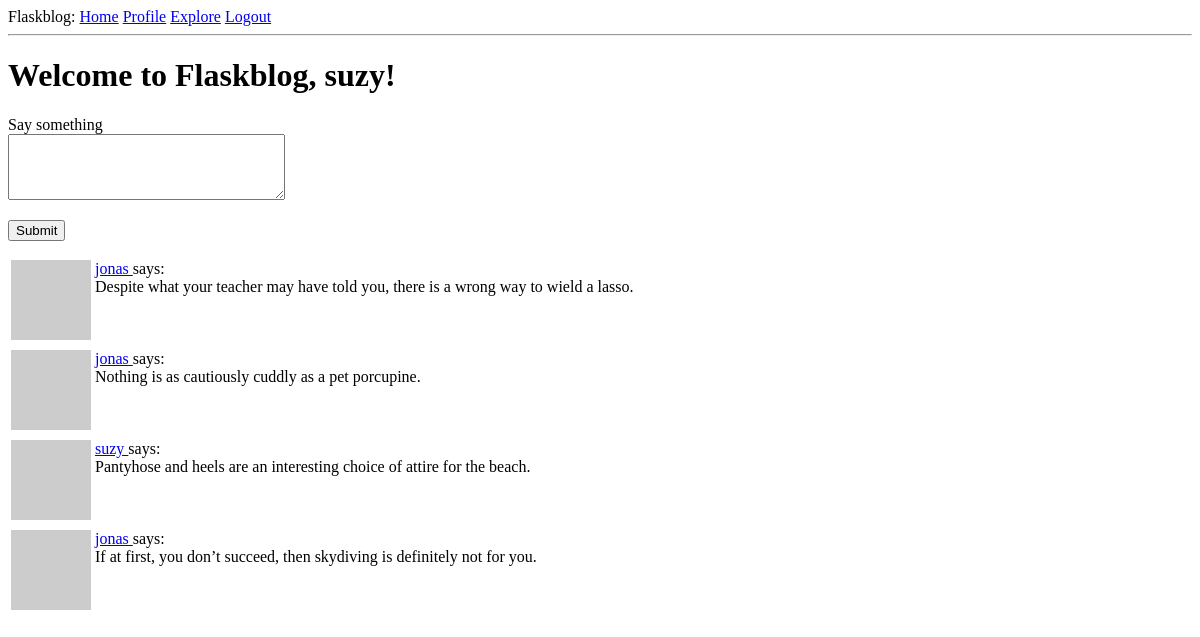
Before: /index (signed in) with the older database file.
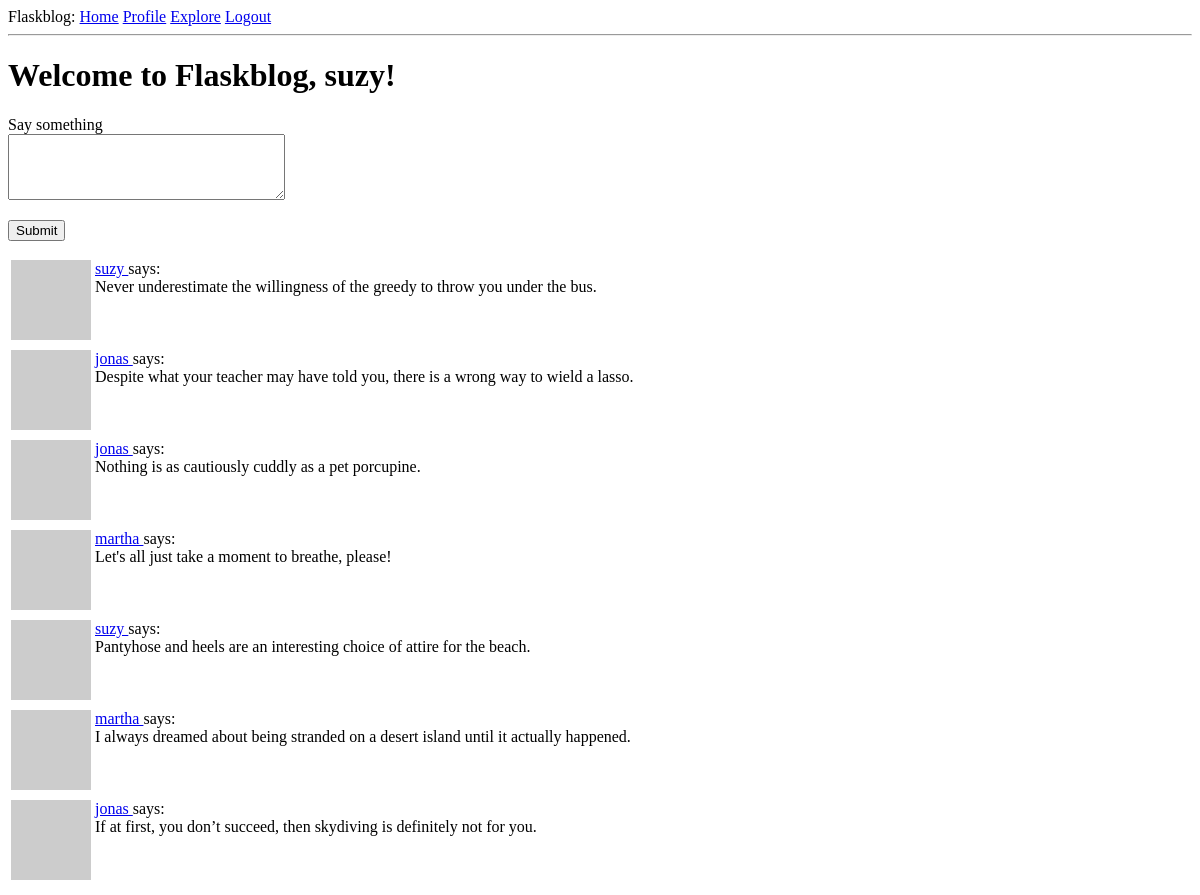
After: the same page with the newer database file.
### app/models.py (models this page shows, shortened)
class Post(db.Model):
    id: so.Mapped[int] = so.mapped_column(primary_key=True)
    body: so.Mapped[str] = so.mapped_column(sa.String(140))
    timestamp: so.Mapped[datetime] = so.mapped_column(index=True, default=lambda: datetime.now(timezone.utc))
    user_id: so.Mapped[int] = so.mapped_column(sa.ForeignKey(User.id), index=True)
    author: so.Mapped[User] = so.relationship(back_populates='posts')

class User(UserMixin, db.Model):
    id: so.Mapped[int] = so.mapped_column(primary_key=True)
    username: so.Mapped[str] = so.mapped_column(sa.String(64), index=True, unique=True)
    email: so.Mapped[str] = so.mapped_column(sa.String(120), index=True, unique=True)
    password_hash: so.Mapped[Optional[str]] = so.mapped_column(sa.String(256))
    posts: so.WriteOnlyMapped['Post'] = so.relationship(back_populates='author')
    about_me: so.Mapped[Optional[str]] = so.mapped_column(sa.String(140))
    last_seen: so.Mapped[Optional[datetime]] = so.mapped_column(
        default=lambda: datetime.now(timezone.utc))
    def avatar(self, size):
        digest = md5(self.email.lower().encode('utf-8')).hexdigest()
        return f'https://www.gravatar.com/avatar/{digest}?d=identicon&s={size}'
    following: so.WriteOnlyMapped['User'] = so.relationship(
        secondary=followers,
        primaryjoin=(followers.c.follower_id == id),
        secondaryjoin=(followers.c.followed_id == id),
        back_populates='followers'
    )
    followers: so.WriteOnlyMapped['User'] = so.relationship(
        secondary=followers,
        primaryjoin=(followers.c.followed_id == id),
        secondaryjoin=(followers.c.follower_id == id),
        back_populates='following'
    )
    def following_posts(self):
        Author = so.aliased(User)
        Follower = so.aliased(User)
        return (
            sa.select(Post)
            .join(Post.author.of_type(Author))
            .join(Author.followers.of_type(Follower), isouter=True)
            .where(sa.or_(
                Follower.id == self.id,
                Author.id == self.id,
            ))
            .group_by(Post)
            .order_by(Post.timestamp.desc())
        )

### app/routes.py (the view)
@app.route('/', methods=['GET', 'POST'])
@app.route('/index', methods=['GET', 'POST'])
@login_required
def index():
    form = PostForm()
    if form.validate_on_submit():
        post = Post(body=form.post.data, author=current_user)
        db.session.add(post)
        db.session.commit()
        flash('Your post is now live!')
        return redirect(url_for('index'))
    page = request.args.get('page', 1, type=int)
    posts = db.paginate(current_user.following_posts(), page=page, per_page=app.config['POSTS_PER_PAGE'], error_out=False)
    next_url = url_for('index', page=posts.next_num) \
        if posts.has_next else None
    prev_url = url_for('index', page=posts.prev_num) \
        if posts.has_prev else None
    return render_template('index.html', title='Home', form=form, posts=posts.items, next_url=next_url, prev_url=prev_url)

### app/forms.py
class PostForm(FlaskForm):
    post = TextAreaField('Say something', validators=[
        DataRequired(), Length(min=1, max=140)])
    submit = SubmitField('Submit')

### app/models.py (called while the page is built)
@login.user_loader
def user_loader(id):
    return db.session.get(User, int(id))

### app/routes.py (called while the page is built)
@app.before_request
def before_request():
    if current_user.is_authenticated:
        current_user.last_seen = datetime.now(timezone.utc)
        db.session.commit()

### app/templates/index.html (shortened to what this page needs)
{% extends "base.html" %}
{% block content %}
    <h1>Welcome to Flaskblog, {{current_user.username}}!</h1>
    {% if form %}
        <form action="" method="post">
            <p>
                {{ form.post.label }}<br>
                {{ form.post(cols=32, rows=4) }}<br>
            </p>
            <p>{{ form.submit() }}</p>
        </form>
    {% endif %}
    {% for post in posts %}
        {% include '_post.html' %}
    {% endfor %}
{% endblock %}

### app/templates/_post.html
<table>
  <tr valign="top">
    <td><img src="{{ post.author.avatar(36) }}" alt="author avatar" /></td>
    <td>
      <a href="{{ url_for('user', username=post.author.username) }}">
        {{post.author.username}}
      </a>
      says: <br />{{post.body}}</td>
  </tr>
</table>

Changed rows visible on the page:
added Post: author.username "suzy", body "Never underestimate the willingness of the greedy to throw you under the bus."
now on this page (row unchanged): Post: author.username "martha", body "Let's all just take a moment to breathe, please!"
now on this page (row unchanged): Post: author.username "martha", body "I always dreamed about being stranded on a desert island until it actually happened."
